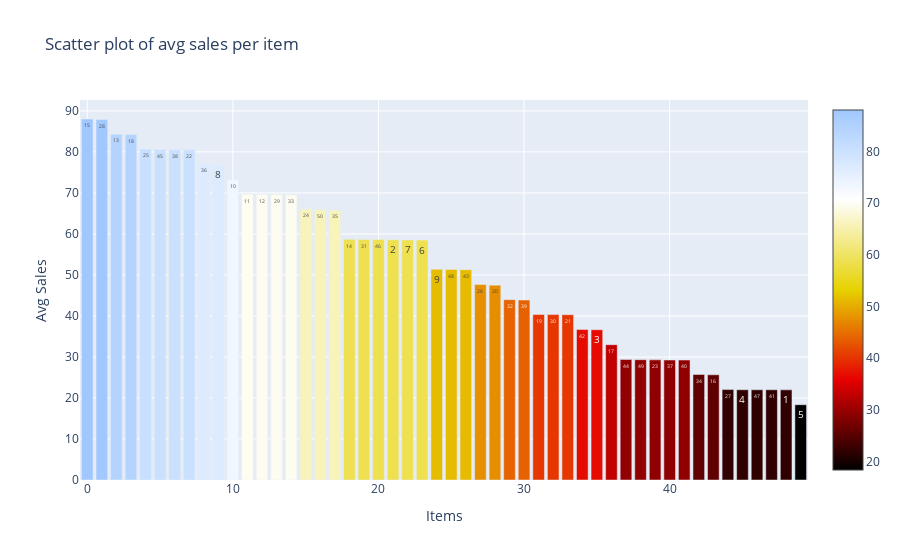

The notebook cell this image was saved under:
### Code cell
avg_sales_per_item_across_stores_sorted = avg_sales_per_item_across_stores_df.avg_sale.values
# Scatter plot of average sales per item
sales_item_data = go.Bar(
    x=[i for i in range(0, 50)],
    y=avg_sales_per_item_across_stores_sorted,
    marker=dict(
        color=avg_sales_per_item_across_stores_sorted,
        colorscale='Blackbody',
        showscale=True
    ),
    text = avg_sales_per_item_across_stores_df.item.values
)
data = [sales_item_data]

sales_item_layout = go.Layout(
    autosize= True,
    title= 'Scatter plot of avg sales per item',
    hovermode= 'closest',
    xaxis= dict(
        title= 'Items',
        ticklen= 55,
        zeroline= False,
        gridwidth= 1,
    ),
    yaxis=dict(
        title= 'Avg Sales',
        ticklen= 10,
        zeroline= False,
        gridwidth= 1,
    ),
    showlegend= False
)
fig = go.Figure(data=data, layout=sales_item_layout)
fig.show(renderer="colab")
py.iplot(fig,filename='scatter_sales_item')

### Figure 1 — Plotly figure (JSON) as saved in the notebook; plotly's stock layout.template omitted (floating-point values rounded to 4 significant figures)
{"data": [{"marker": {"color": [88.03, 87.88, 84.32, 84.28, 80.69, 80.58, 80.52, 80.5, 77.03, 76.95, 73.23, 69.66, 69.63, 69.62, 69.56, 66.04, 65.88, 65.8, 58.68, 58.64, 58.64, 58.57, 58.53, 58.5, 51.39, 51.35, 51.29, 47.64, 47.52, 43.98, 43.88, 40.36, 40.34, 40.32, 36.69, 36.64, 32.99, 29.4, 29.34, 29.3, 29.26, 29.25, 25.74, 25.66, 22.05, 22.01, 22.0, 22.0, 21.98, 18.36], "colorscale": [[0, "rgb(0,0,0)"], [0.25, "rgb(230,0,0)"], [0.5, "rgb(230,210,0)"], [0.75, "rgb(255,255,255)"], [1, "rgb(160,200,255)"]], "showscale": true}, "text": [15, 28, 13, 18, 25, 45, 38, 22, 36, 8, 10, 11, 12, 29, 33, 24, 50, 35, 14, 31, 46, 2, 7, 6, 9, 48, 43, 26, 20, 32, 39, 19, 30, 21, 42, 3, 17, 44, 49, 23, 37, 40, 34, 16, 27, 4, 47, 41, 1, 5], "type": "bar", "x": [0, 1, 2, 3, 4, 5, 6, 7, 8, 9, 10, 11, 12, 13, 14, 15, 16, 17, 18, 19, 20, 21, 22, 23, 24, 25, 26, 27, 28, 29, 30, 31, 32, 33, 34, 35, 36, 37, 38, 39, 40, 41, 42, 43, 44, 45, 46, 47, 48, 49], "y": [88.03, 87.88, 84.32, 84.28, 80.69, 80.58, 80.52, 80.5, 77.03, 76.95, 73.23, 69.66, 69.63, 69.62, 69.56, 66.04, 65.88, 65.8, 58.68, 58.64, 58.64, 58.57, 58.53, 58.5, 51.39, 51.35, 51.29, 47.64, 47.52, 43.98, 43.88, 40.36, 40.34, 40.32, 36.69, 36.64, 32.99, 29.4, 29.34, 29.3, 29.26, 29.25, 25.74, 25.66, 22.05, 22.01, 22.0, 22.0, 21.98, 18.36]}], "layout": {"autosize": true, "hovermode": "closest", "showlegend": false, "title": {"text": "Scatter plot of avg sales per item"}, "xaxis": {"gridwidth": 1, "ticklen": 55, "title": {"text": "Items"}, "zeroline": false}, "yaxis": {"gridwidth": 1, "ticklen": 10, "title": {"text": "Avg Sales"}, "zeroline": false}}}
